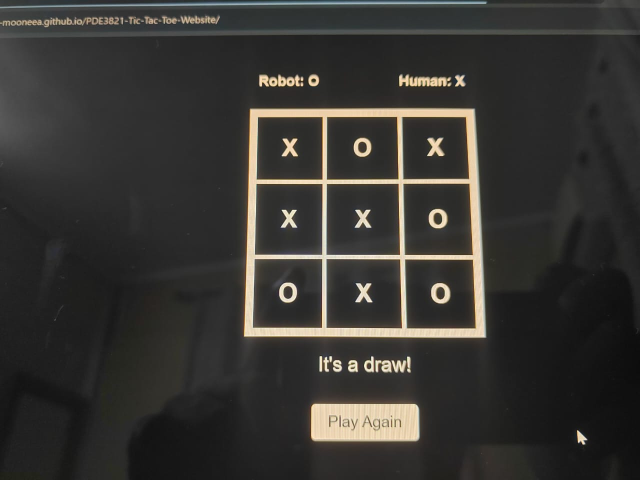
#> input picture test_images/test1.jpg, 1280 x 960 px (shown at 1/2 size)
$ python -i camera.py   (imports and definitions only)
#> lines starting #> are read from the running program, lines starting #| are printed output that depends on the picture; after the words box and inside, x2 and y2 are one past the last pixel; in counts of white or black regions, pixels touching at a corner belong together
import cv2
import numpy as np
import time

class Camera:
    def __init__(self):
        self.grid_array = []
        self.previous_grid_array = None
        self.grid_size = 360

    # isolates the grid from the input image
    def detectGrid(self,image):
        #convert image to grayscale
        grayImage = cv2.cvtColor(image, cv2.COLOR_BGR2GRAY)

        #reduce noise in image, remove unnecessary edges
        blur = cv2.GaussianBlur(grayImage, (5,5), 0)

        #detect edges in image, make grid lines stand out clearly
        edges = cv2.Canny(blur, 50, 150)

        # Find contours (outlines) of grid
        contours, _ = cv2.findContours(edges, cv2.RETR_EXTERNAL, cv2.CHAIN_APPROX_SIMPLE)
        # pick the largest contour since the grid is the one with the largest contour
        largest_contour = max(contours, key=cv2.contourArea)

        # Approximate contour to a polygon
        epsilon = 0.02 * cv2.arcLength(largest_contour, True)
        approx = cv2.approxPolyDP(largest_contour, epsilon, True)

        #if contour has 4 sides it is assumed to be the grid
        if len(approx) == 4:
            # Order the 4 points of the polygon to ensure grid is properly aligned and to apply perspective transform
            pts = np.array([point[0] for point in approx], dtype="float32")
            ordered_pts = self.order_points(pts)

            # transform the grid to a fixed size one, so it's easier to split into smaller cells
            dst = np.array([[0, 0], [self.grid_size - 1, 0], [self.grid_size - 1, self.grid_size - 1], [0, self.grid_size - 1]], dtype="float32")

            # Perspective transform
            matrix = cv2.getPerspectiveTransform(ordered_pts, dst)
            grid = cv2.warpPerspective(image, matrix, (self.grid_size, self.grid_size))
            return grid

        else:
            raise ValueError("Grid not detected. Ensure the grid is clearly visible.")


    # Organizes the 4 corners of the detected grid so they can be used for perspective transformation
    def order_points(self,pts):
        # Separate the corners into top-left, top-right, bottom-right, and bottom-left
        rect = np.zeros((4, 2), dtype="float32")
        s = pts.sum(axis=1) # Sum of x + y
        diff = np.diff(pts, axis=1) # Difference of x - y

        rect[0] = pts[np.argmin(s)]  # # Top-left corner (smallest sum)
        rect[2] = pts[np.argmax(s)]  # Bottom-right corner (largest sum)
        rect[1] = pts[np.argmin(diff)]  # Top-right corner (smallest difference)
        rect[3] = pts[np.argmax(diff)]  # Bottom-left corner (largest difference)

        return rect


    # Function to preprocess the image
    # [89 lines left out: functions preprocess_image, split_grid, identify_cell_content, map_grid, load_templates, not called in this run]

    # Compare grids to detect changes
    def grid_changed(self, previous, current):
        return previous != current

    #capture a stable decent frame of the grid image
    # [66 lines left out: functions captureFrame, main, not called in this run]

>>> import cv2
>>> picture = cv2.imread('test_images/test1.jpg')
#> picture is the input picture: shape (960, 1280, 3); mean B, G, R 50.8, 54, 55.5
>>> result = Camera().detectGrid(picture)
#> in detectGrid, `grayImage = cv2.cvtColor(image, cv2.COLOR_BGR2GRAY)`:
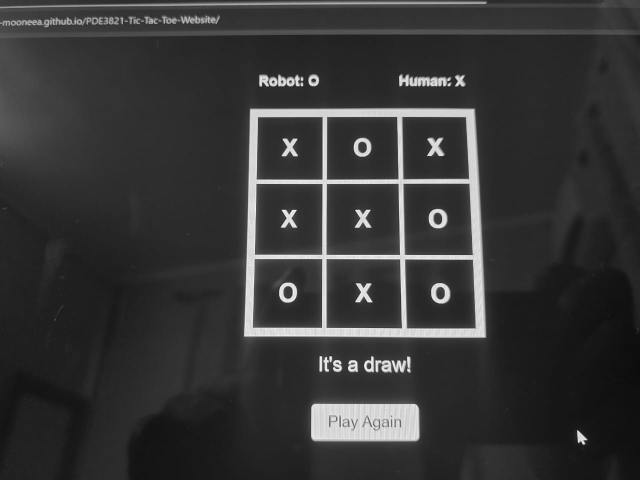
#> grayImage: shape (960, 1280) (shown at 1/2 size); min 10, max 255, mean 54.1
#> in detectGrid, `edges = cv2.Canny(blur, 50, 150)`:
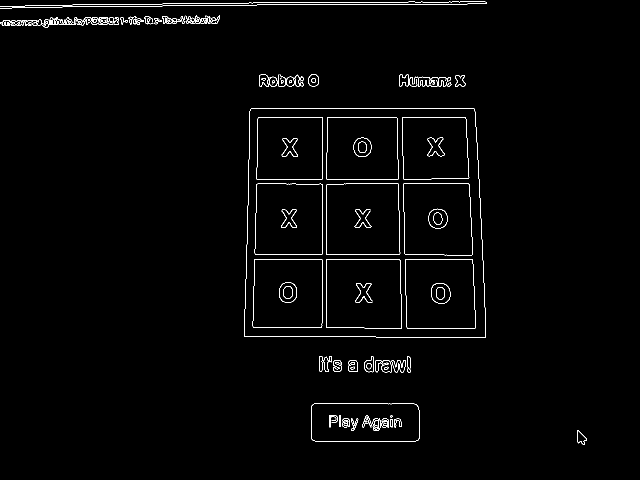
#> edges: shape (960, 1280) (shown at 1/2 size); 1.3% white in thin lines or dots, all inside (x1, y1, x2, y2) = (0, 3, 1174, 889)
#> in detectGrid, `contours, _ = cv2.findContours(edges, cv2.RETR_EXTERNAL, cv2.CHAIN_APP..`: contours = 61 contours, 31 with area under 20; largest, box (x1, y1, x2, y2) and area: (488, 216, 972, 676) 213593, (622, 807, 839, 883) 16112, (0, 34, 238, 55) 821, (728, 712, 748, 745) 440, (616, 149, 638, 173) 406
#> in detectGrid, `largest_contour = max(contours, key=cv2.contourArea)`: largest_contour = contour of 101 points, box (x1, y1, x2, y2) (488, 216, 972, 676), area 213593
#> in detectGrid, `epsilon = 0.02 * cv2.arcLength(largest_contour, True)`: epsilon = 37.25
#> in detectGrid, `approx = cv2.approxPolyDP(largest_contour, epsilon, True)`: approx = [[500, 218], [488, 672], [971, 674], [948, 217]]
#> in order_points, `s = pts.sum(axis=1)`: s = [718, 1160, 1645, 1165]
#> in order_points, `diff = np.diff(pts, axis=1)`: diff = [-282, 184, -297, -731]
#> in detectGrid, `ordered_pts = self.order_points(pts)`: ordered_pts = [[500, 218], [948, 217], [971, 674], [488, 672]]
#> in detectGrid, `matrix = cv2.getPerspectiveTransform(ordered_pts, dst)`: matrix = [[0.844, 0.0223, -426.9], [0.00199, 0.892, -195.5], [1.51e-05, 0.00018, 1]]
#> in detectGrid, `grid = cv2.warpPerspective(image, matrix, (self.grid_size, self.grid_s..`:
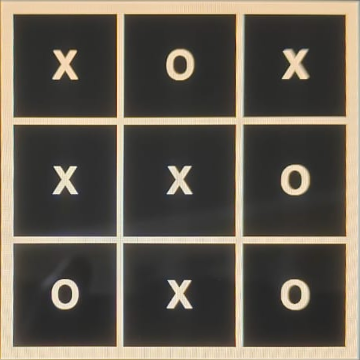
#> grid: shape (360, 360, 3); mean B, G, R 81.4, 91.8, 98.1

$ run again, on test_images/test2.jpg
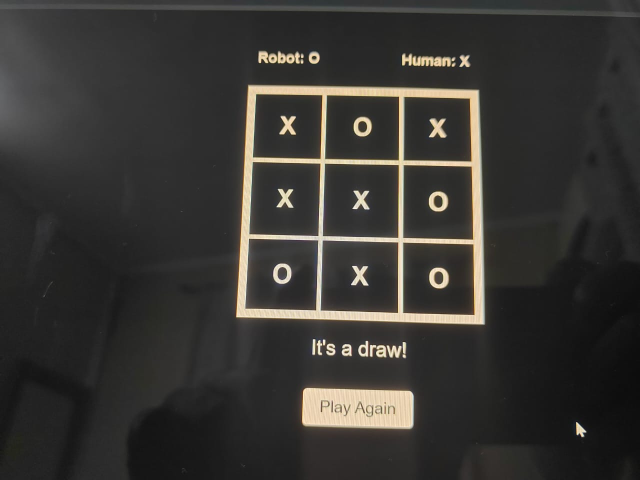
#> input picture test_images/test2.jpg, 1280 x 960 px (shown at 1/2 size)
#> picture is the input picture: shape (960, 1280, 3); mean B, G, R 51.3, 54.4, 56.1
#> in detectGrid, `edges = cv2.Canny(blur, 50, 150)`:
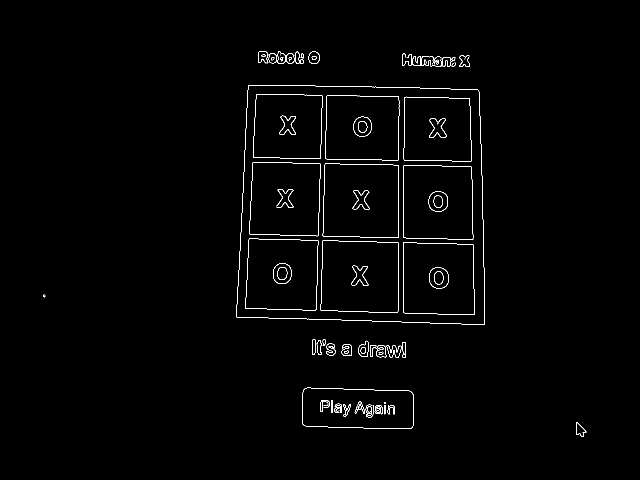
#> edges: shape (960, 1280) (shown at 1/2 size); 1% white in thin lines or dots, all inside (x1, y1, x2, y2) = (86, 102, 1173, 874)
#> contours = 32 contours, 11 with area under 20; largest, box (x1, y1, x2, y2) and area: (472, 170, 970, 649) 224462, (604, 775, 828, 858) 16934, (716, 681, 737, 713) 444, (617, 103, 640, 128) 434, (751, 690, 773, 715) 366
#> largest_contour = contour of 141 points, box (x1, y1, x2, y2) (472, 170, 970, 649), area 224462
#> epsilon = 38.37
#> approx = [[496, 170], [472, 633], [969, 648], [957, 180]]
#> s = [666, 1105, 1617, 1137]
#> diff = [-326, 161, -321, -777]
#> ordered_pts = [[496, 170], [957, 180], [969, 648], [472, 633]]
#> matrix = [[0.814, 0.0422, -410.8], [-0.0188, 0.866, -137.9], [1.52e-05, 0.000175, 1]]
#> in detectGrid, `grid = cv2.warpPerspective(image, matrix, (self.grid_size, self.grid_s..`:
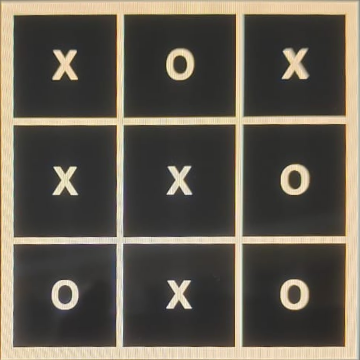
#> grid: shape (360, 360, 3); mean B, G, R 81.8, 92.5, 98.4

$ run again, on test_images/test4.jpg
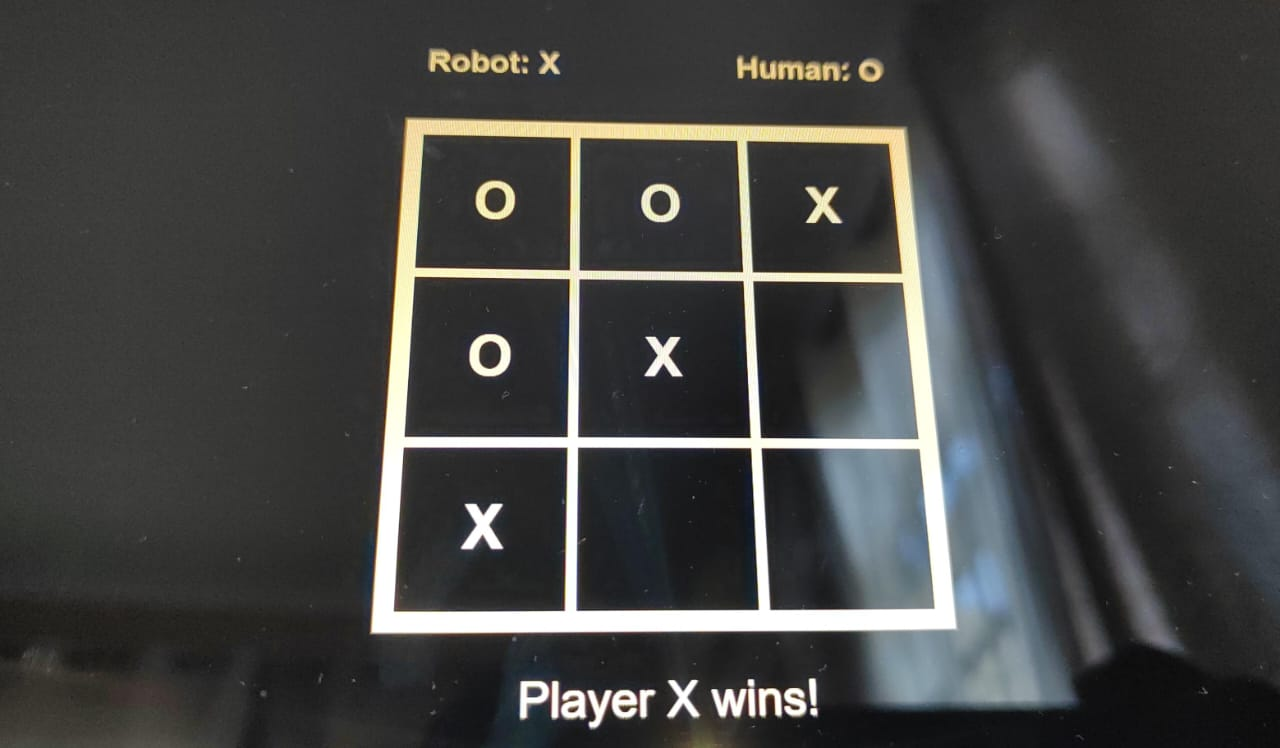
#> input picture test_images/test4.jpg, 1280 x 748 px
#> picture is the input picture: shape (748, 1280, 3); mean B, G, R 66.6, 67.8, 67.2
#> in detectGrid, `edges = cv2.Canny(blur, 50, 150)`:
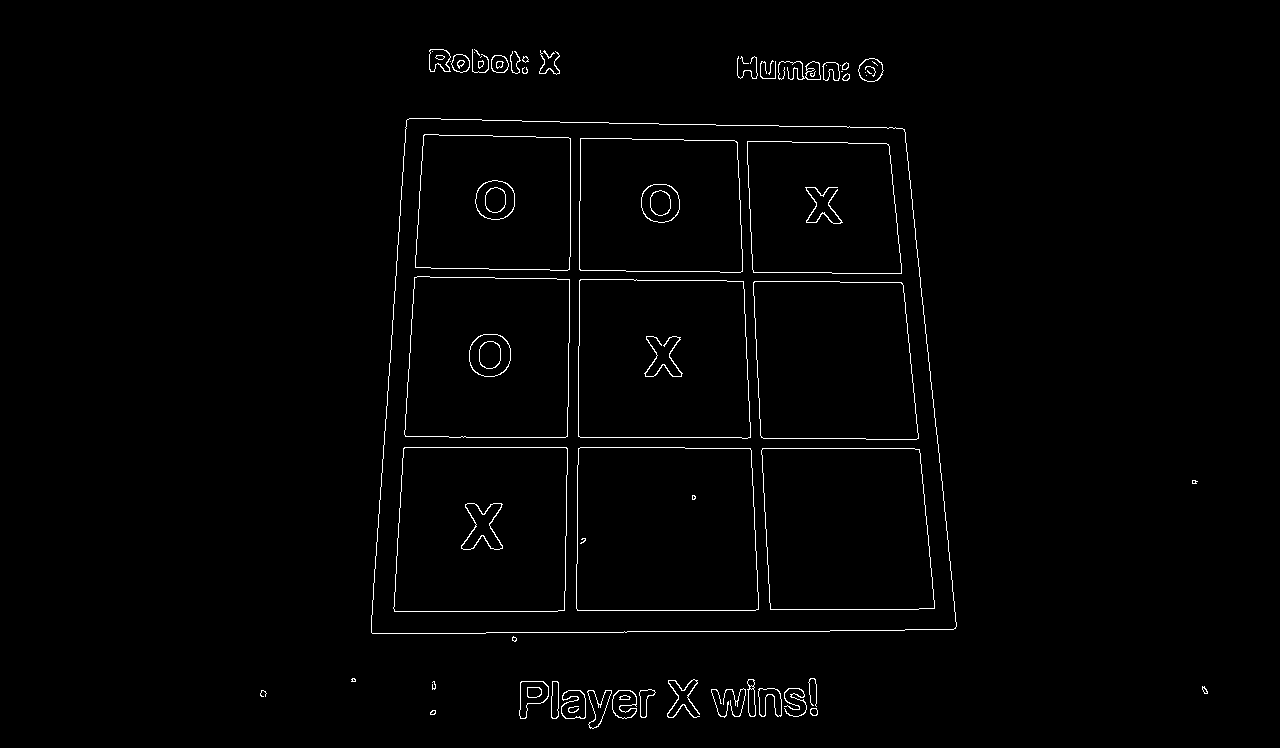
#> edges: shape (748, 1280); 1.3% white in thin lines or dots, all inside (x1, y1, x2, y2) = (260, 49, 1208, 729)
#> contours = 47 contours, 23 with area under 20; largest, box (x1, y1, x2, y2) and area: (371, 118, 957, 634) 275460, (519, 681, 549, 719) 682, (561, 690, 586, 719) 554, (612, 690, 637, 719) 506, (858, 58, 884, 82) 446
#> largest_contour = contour of 231 points, box (x1, y1, x2, y2) (371, 118, 957, 634), area 275460
#> epsilon = 42.83
#> approx = [[406, 120], [372, 633], [955, 628], [904, 129]]
#> s = [526, 1005, 1583, 1033]
#> diff = [-286, 261, -327, -775]
#> ordered_pts = [[406, 120], [904, 129], [955, 628], [372, 633]]
#> matrix = [[0.713, 0.0473, -295.3], [-0.0151, 0.834, -94.01], [-5.9e-05, 0.000341, 1]]
#> in detectGrid, `grid = cv2.warpPerspective(image, matrix, (self.grid_size, self.grid_s..`:
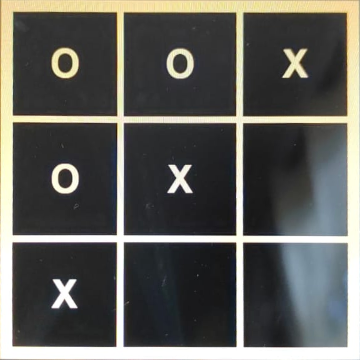
#> grid: shape (360, 360, 3); mean B, G, R 90.1, 94.6, 94.5

$ run again, on test_images/test5.jpg
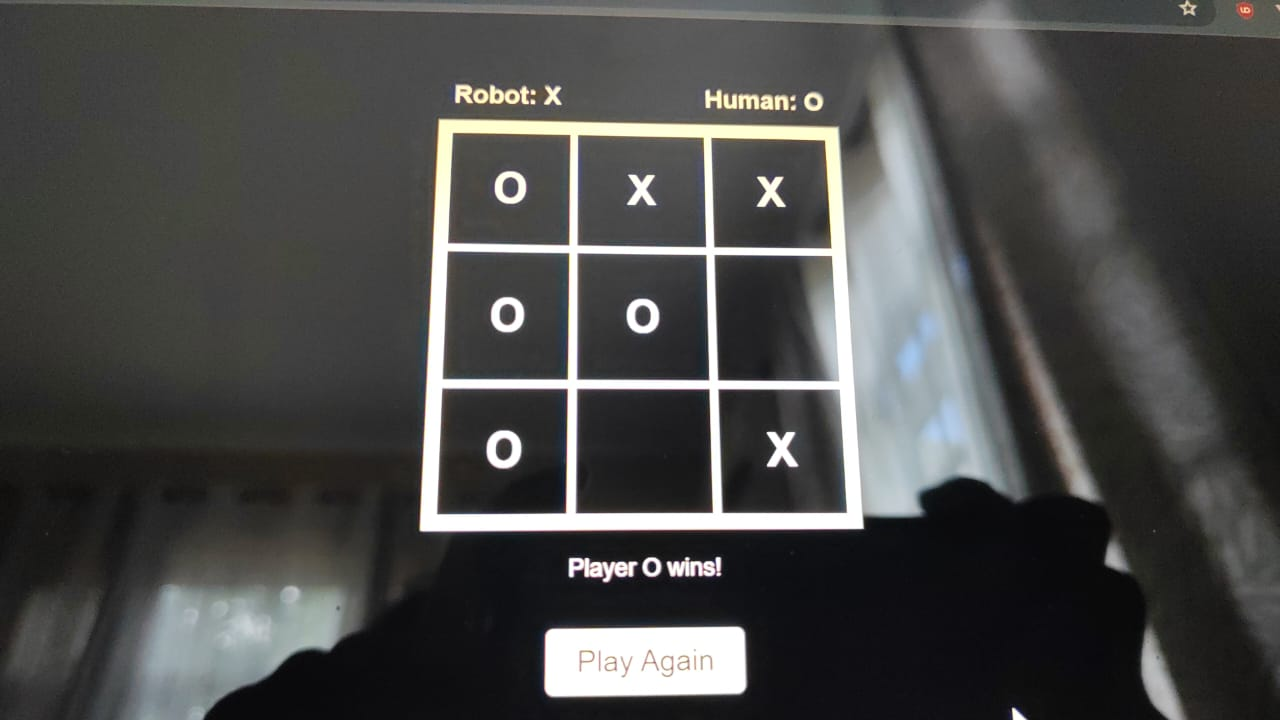
#> input picture test_images/test5.jpg, 1280 x 720 px
#> picture is the input picture: shape (720, 1280, 3); mean B, G, R 73, 74.1, 73.8
#> in detectGrid, `edges = cv2.Canny(blur, 50, 150)`:
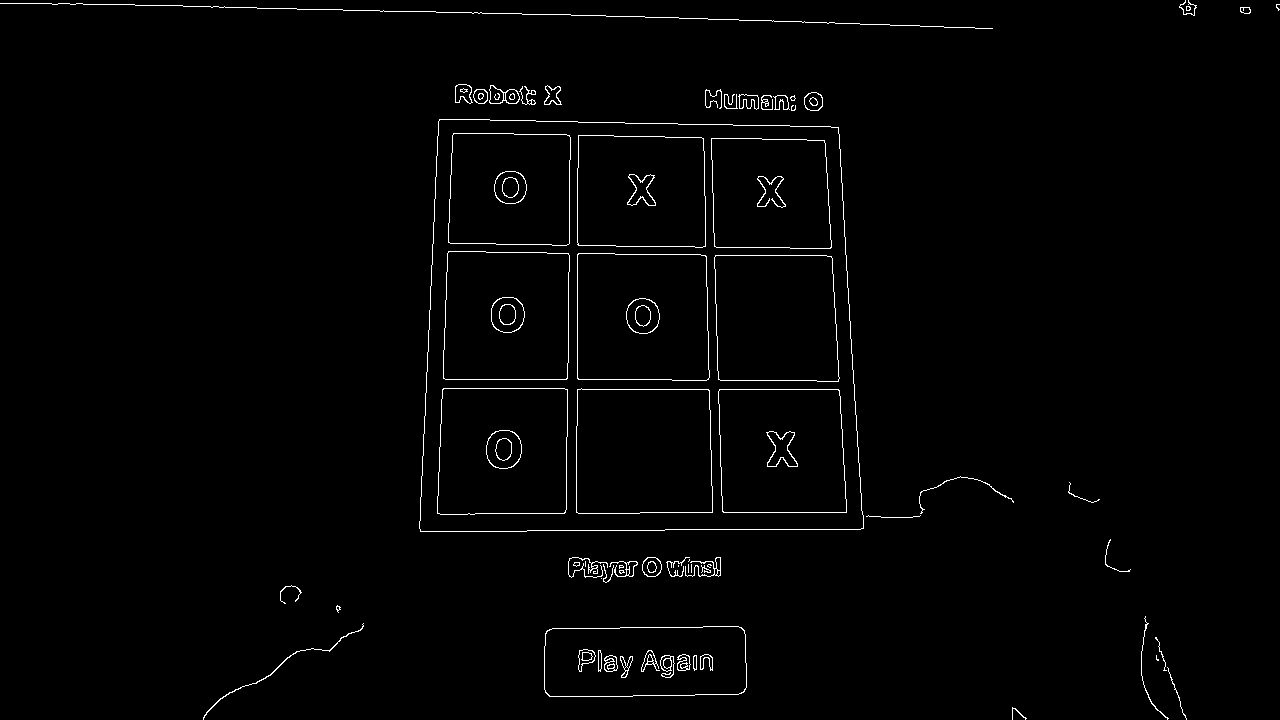
#> edges: shape (720, 1280); 1.4% white in thin lines or dots
#> contours = 49 contours, 30 with area under 20; largest, box (x1, y1, x2, y2) and area: (419, 119, 864, 532) 171626, (544, 626, 747, 697) 13622, (489, 85, 520, 104) 382, (642, 557, 662, 577) 302, (804, 92, 823, 111) 278
#> largest_contour = contour of 118 points, box (x1, y1, x2, y2) (419, 119, 864, 532), area 171626
#> epsilon = 33.57
#> approx = [[439, 119], [420, 531], [863, 528], [838, 127]]
#> s = [558, 951, 1391, 965]
#> diff = [-320, 111, -335, -711]
#> ordered_pts = [[439, 119], [838, 127], [863, 528], [420, 531]]
#> matrix = [[0.876, 0.0404, -389.6], [-0.0194, 0.969, -106.8], [-7.06e-05, 0.000269, 1]]
#> in detectGrid, `grid = cv2.warpPerspective(image, matrix, (self.grid_size, self.grid_s..`:
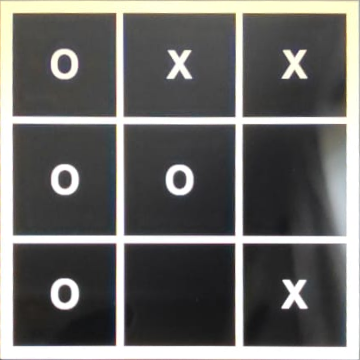
#> grid: shape (360, 360, 3); mean B, G, R 104, 106.1, 106.7
